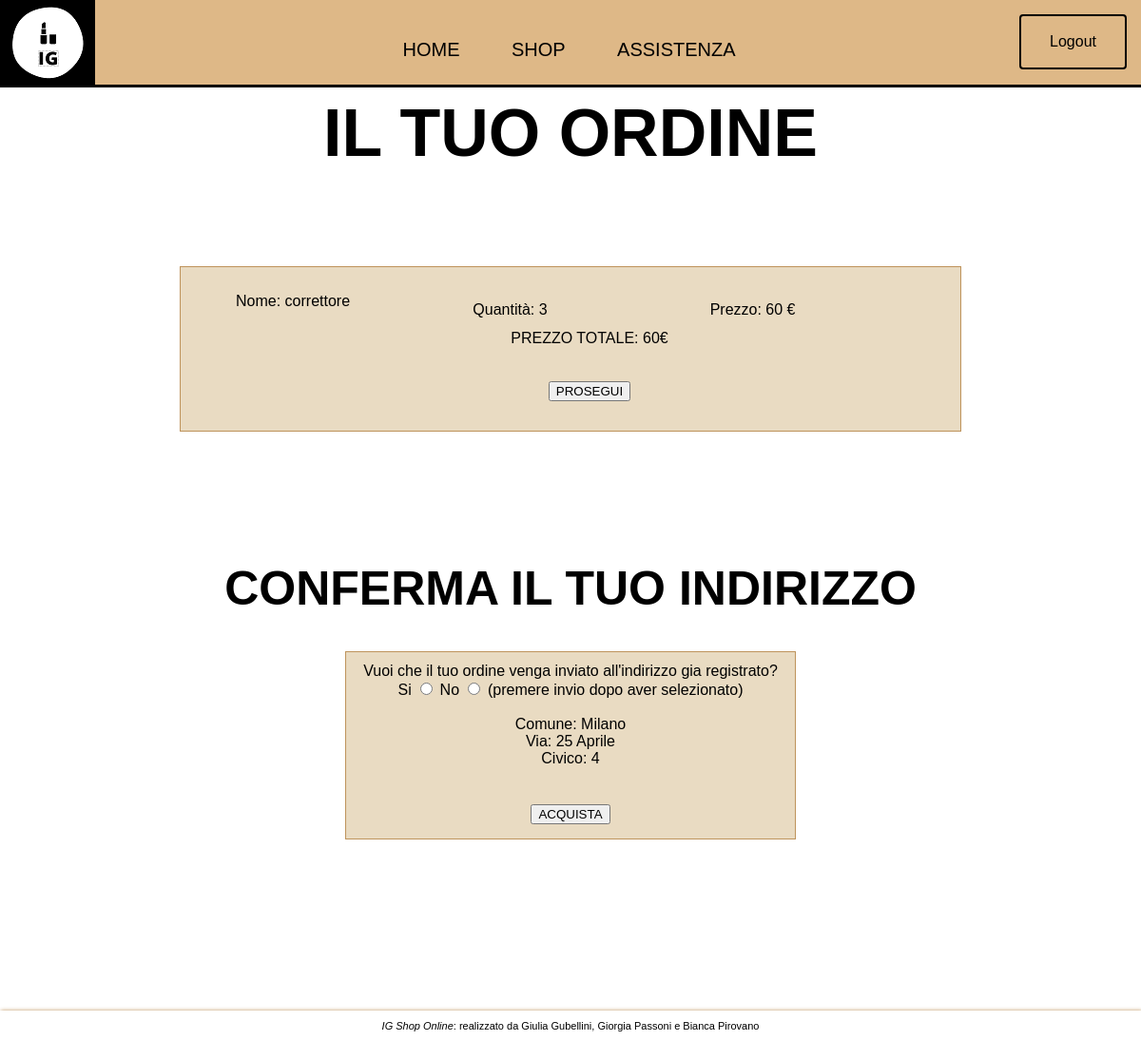
Page /pagine/login/compra.php (signed in) on the committed database.
### tables this page shows
CREATE TABLE IF NOT EXISTS `carrello` (
  `username` char(50) NOT NULL DEFAULT '',
  `nomep` char(50) NOT NULL DEFAULT '',
  `quantita` int(10) unsigned NOT NULL,
  `prezzo` float unsigned DEFAULT NULL,
  PRIMARY KEY (`username`,`nomep`),
  KEY `FK__prodotto` (`nomep`),
  CONSTRAINT `FK__prodotto` FOREIGN KEY (`nomep`) REFERENCES `prodotto` (`nomep`) ON UPDATE CASCADE,
  CONSTRAINT `FK__utente` FOREIGN KEY (`username`) REFERENCES `utente` (`username`) ON UPDATE CASCADE
);

CREATE TABLE IF NOT EXISTS `utente` (
  `username` char(50) NOT NULL,
  `password` char(100) NOT NULL,
  `nome` char(50) NOT NULL,
  `cognome` char(50) NOT NULL,
  `email` char(50) DEFAULT NULL,
  `telefono` int(10) unsigned DEFAULT NULL,
  `comune` char(50) NOT NULL DEFAULT '',
  `via` char(50) NOT NULL DEFAULT '',
  `civico` int(10) unsigned DEFAULT NULL,
  PRIMARY KEY (`username`)
);

### pagine/login/compra.php (the view, shortened to what this page needs)
<?php
require('../../data/connessione_database.php');
$username = $_SESSION["username"];
$conn = new mysqli($db_servername, $db_username, $db_password, $db_name);
$sql = "SELECT comune, via, civico
        FROM utente
        WHERE username = '" . $username . "' ";
$ris = $conn->query($sql) or die("<p>Query fallita</p>");
$indirizzo = $ris->fetch_assoc();
$comune = $indirizzo["comune"];
$via = $indirizzo["via"];
$civico = $indirizzo['civico'];
?>
<!DOCTYPE html>
<html lang="it">
<head>
    <link rel="stylesheet" href="https://cdnjs.cloudflare.com/ajax/libs/meyer-reset/2.0/reset.min.css" />
    <link rel="stylesheet" href="../../style.css">
    <link rel="stylesheet" href="https://cdnjs.cloudflare.com/ajax/libs/flickity/2.2.1/flickity.min.css" />
</head>
<body>
    <div class="header">
        <div class="logo">
            <img src="../../immagini/logo.png" alt="immagine non disponibile">
        </div>
        <ul class="menu">
            <li>
                <a href="account.php">
                    <div class="elenco">HOME</div>
                </a>
            </li>
            <li class="has-children">
                <a href="shop_login.php">
                    <div class="elenco">SHOP</div>
                </a>
            </li>
            <li>
                <a href="assistenza_login.php">
                    <div class="elenco">ASSISTENZA</div>
                </a>
            </li>
        </ul>
        <div class="cta">
            <a href="../logout.php" class="buttona">Logout</a>
        </div>
    </div>
    <br<br>
        <h3 class="big-text" style="margin-top: 100px;">IL TUO ORDINE</h3>
        <div class="prodottisel">
            <?php
            $sql = "SELECT carrello.nomep, carrello.quantita, carrello.prezzo
                    FROM carrello
                    WHERE carrello.username='$username'";
            $ris = $conn->query($sql) or die("<p>Query fallita!</p>");
            ?>
            <ol>
                <?php
                echo '<table class = "pcarrello">';
                foreach ($ris as $riga) {
                    echo '
                        <tr>
                            <td>
                                Nome: ' . $riga["nomep"] . ' <br><br>
                            </td>
                            <td>
                                Quantità: ' . $riga["quantita"] . '
                            </td>
                            <td>
                                Prezzo: ' . $riga["prezzo"] . ' €
                            </td>
                        </tr>';
                }
                echo '</table>
                    <div  class="pulsanti"><tr>PREZZO TOTALE: </tr>';
                foreach ($ris as $riga) {
                    $totale = $totale + $riga["prezzo"];
                }
                echo $totale . '€';
                echo '</div><br><br><tr><div class="pulsanti"><form action="' . $_SERVER['PHP_SELF'] . '" method="post">
                    <input class = "compracarr" type="submit" name="prosegui" value="PROSEGUI"></tr>
                </form></div>';
                ?>
        <br><br><br>
        <h2 style="margin-top: 100px;"><a name="prosegui">CONFERMA IL TUO INDIRIZZO</a></h2><br>
        <div class="cindirizzo">
            <?php
            if ($comune == "" or $via == "" or $civico == NULL or $civico == 0) {
                echo '<div class="indirizzo" style="margin-top: 50px;">Inserisci a quale indirizzo sarà destinato il tuo ordine
                <form action="' . $_SERVER['PHP_SELF'] . '" method="post">
                <table class="form_modificaindirizzo">
                            <tr>
                                <td>Comune:</td> <td><input type="text" class="input_datipersonali" name="comune" value="' . $comune . '" placeholder="' . $comune . '"></td>
                            </tr>
                            <tr>
                                <td>Via:</td> <td><input type="text" class="input_datipersonali" name="via" value="' . $via . '"></td>
                            </tr>
                            <tr>
                            <td>Civico:</td> <td><input type="number" class="input_datipersonali" name="civico" value="' . $civico . '"></td>
                            </tr>
                        </table><br>
                        <input type="submit" name= "subindirizzo" value="CONFERMA"></input></div>';
            } else {
                echo "<form action=" . $_SERVER['PHP_SELF'] . " method='post'>
                    <table>
                        <td colspan='3'>
                            Vuoi che il tuo ordine venga inviato all'indirizzo gia registrato?<br>
                            <input class='hidden' type='submit' name='siindirizzo' value='Si'></input> Si <input type='radio' name='vindirizzo' value='Si'></input>
                            <input class='hidden' type='submit' name='noindirizzo' value='No'></input> No <input type='radio' name='vindirizzo' value='No'></input>
                            (premere invio dopo aver selezionato)
                            <br><br> Comune: " . $comune . "<br> Via: " . $via . "<br> Civico: " . $civico . "
                            </td>
                            </table>
                            ";
                echo '<br><br><input class="pulsanti" type="submit" name="aggiungiac" value="ACQUISTA">';
            } echo '</div>';
            ?>
            <br><br><br><br><br><br><br><br><br><br><br><a name="linkint"></a>
    <?php
		include('footer.php')
	?>
</html>

### style.css (style rules this page uses)
body { font-family: Muli, Arial, Helvetica, sans-serif; font-size: 16px; margin: 0px; background-position: center center; background-repeat: no-repeat; background-size: cover; position: relative; height: 100vh; text-align: center; }
a { text-decoration: none; }
h3 { color: #000; padding-bottom: 30px; }
h2 a { color: #000; font-size: 50px; font-weight: 600; }
.big-text { font-size: 70px; font-weight: 900; width: 100%; }
.buttona { padding: 18px 30px; background: brg(0, 0, 0); color: black; border: solid 2px black; display: inline-block; border-radius: 4px; margin: 15px }
.header { background-color: burlywood; width: 100%; position: fixed; top: 0; left: 0; right: 0; padding: 0px; display: flex; border-bottom: solid 3px black; height: 89px; justify-content: space-between; z-index: 5; }
.logo { z-index: 1; }
.menu { width: 100%; }
.menu li { display: inline-block; text-transform: uppercase; position: relative; font-size: 14px; }
.menu li a { color: black; padding: 25px; display: block; font-size: 20px; }
.elenco { transition: all 1s ease; font-size: normal; }
.menu a { display: block; color: black; transition: .3s; justify-content: center; }
.prodottisel { display: inline-block; background-color: #e9dbc2; border: 1.5px solid #be935b; text-align: left; margin: auto; padding: 15px; padding-top: 7.5px; }
.prodottisel h1, h2, h3, h4 { text-align: center; }
.pcarrello { width: 750px; }
.pcarrello td { width: 200px; }
.pulsanti { text-align: center; }
.cindirizzo { display: inline-block; background-color: #e9dbc2; border: 1.5px solid #be935b; text-align: center; margin: auto; padding: 15px; padding-top: 7.5px; }

### rows in the picture
carrello: nomep "correttore", quantita "3", prezzo "60"
utente: comune "Milano", via "25 Aprile", civico "4"

### other values in the picture
$totale "60"
